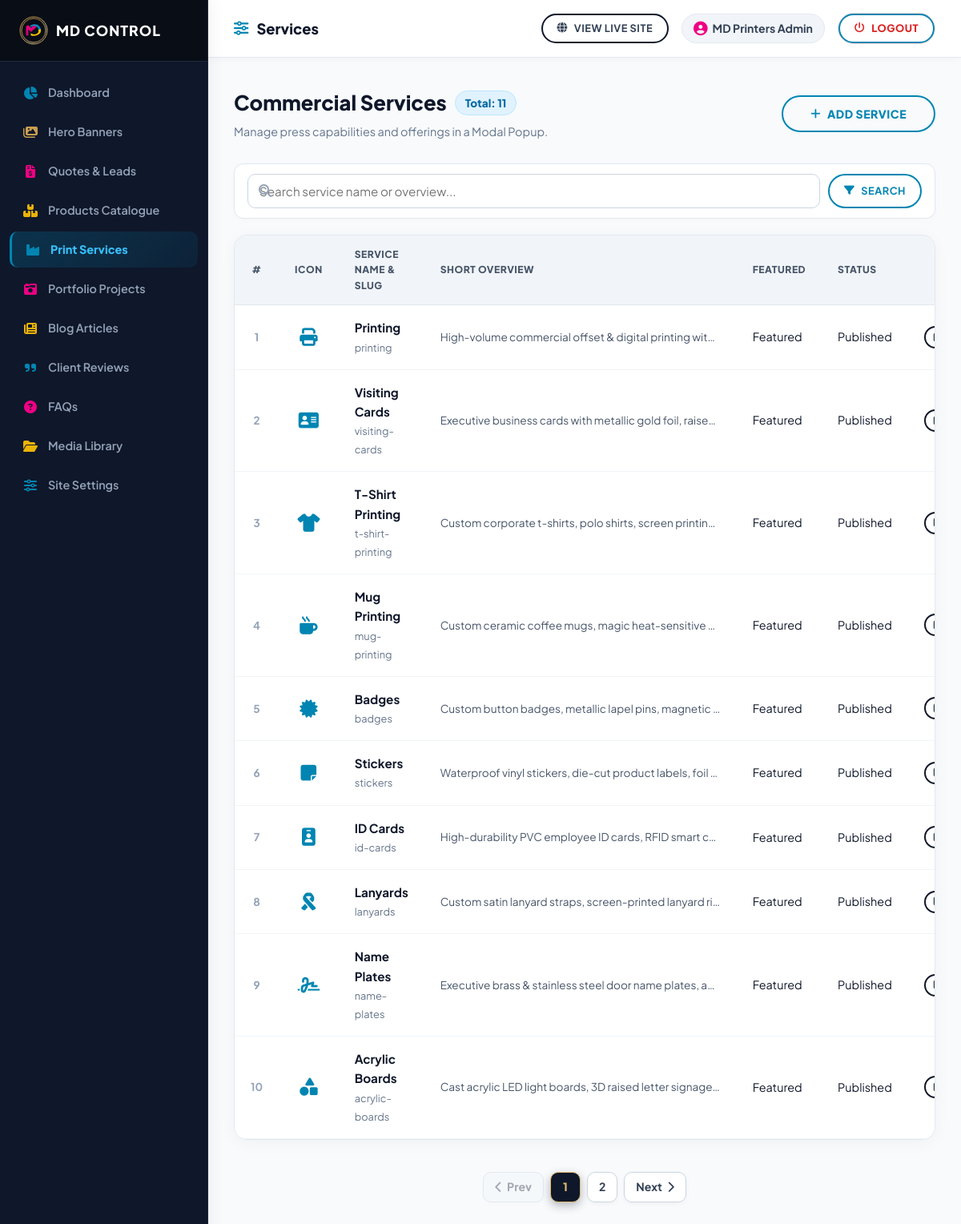
/admin?view=services (signed in), run on the app's committed database.
### tables this page shows
CREATE TABLE `services` (
  `id` INT UNSIGNED AUTO_INCREMENT PRIMARY KEY,
  `category_id` INT UNSIGNED NULL,
  `name` VARCHAR(150) NOT NULL,
  `slug` VARCHAR(180) NOT NULL UNIQUE,
  `icon` VARCHAR(50) DEFAULT 'fas fa-print',
  `short_desc` TEXT NOT NULL,
  `full_desc` LONGTEXT NOT NULL,
  `main_image` VARCHAR(255) NULL,
  `features_json` TEXT NULL,
  `specifications_json` TEXT NULL,
  `is_featured` TINYINT(1) DEFAULT 0,
  `status` ENUM('published', 'draft') DEFAULT 'published',
  `meta_title` VARCHAR(255) NULL,
  `meta_desc` TEXT NULL,
  `created_at` TIMESTAMP DEFAULT CURRENT_TIMESTAMP,
  FOREIGN KEY (`category_id`) REFERENCES `service_categories`(`id`) ON DELETE SET NULL
);

### models/Service.php (called while the page is built, shortened)
<?php
class Service {
    public static function getAll(array $filters = []): array {
        $db = Database::getInstance();
        try {
            try { $db->exec("ALTER TABLE services ADD COLUMN video_url VARCHAR(255) NULL"); } catch (\Throwable $ex) {}
            $sql = "SELECT s.*, c.name as category_name, c.slug as category_slug
                    FROM services s
                    LEFT JOIN service_categories c ON s.category_id = c.id
                    WHERE 1=1";
            $params = [];
            $sql .= " ORDER BY s.id ASC";
            $stmt = $db->prepare($sql);
            $stmt->execute($params);
            $results = $stmt->fetchAll();
            return !empty($results) ? $results : self::getFallbackServices();
        } catch (PDOException $e) {
            return self::getFallbackServices();
        }
    }
}

### admin/views/services/index.php (the view, shortened to what this page needs)
<?php
$searchQuery = trim($_GET['search'] ?? '');
$allServices = Service::getAll();
$page = max(1, (int)($_GET['page'] ?? 1));
$perPage = 10;
$totalServices = count($allServices);
$totalPages = max(1, (int)ceil($totalServices / $perPage));
$services = array_slice($allServices, ($page - 1) * $perPage, $perPage);
?>
<div style="display: flex; justify-content: space-between; align-items: center; margin-bottom: 28px; flex-wrap: wrap; gap: 20px;">
    <div>
        <h1 style="font-size: 1.6rem; font-weight: 900; color: #0f172a; margin: 0; display: flex; align-items: center; gap: 10px;">
            Commercial Services
            <span class="badge" style="background: #e0f2fe; color: #0369a1; border: 1px solid #bae6fd; font-size: 0.85rem; padding: 4px 12px; border-radius: 20px;">Total: <?= $totalServices ?></span>
        </h1>
        <p style="color: #64748b; font-size: 0.9rem; margin-top: 4px;">Manage press capabilities and offerings in a Modal Popup.</p>
    </div>
    <button type="button" class="btn btn-primary" onclick="openAddServiceModal()" style="font-weight: 800; cursor: pointer;">
        <i class="fas fa-plus"></i> Add Service
    </button>
</div>
<form action="<?= ADMIN_URL ?>" method="GET" style="display: flex; gap: 10px; margin-bottom: 20px; background: #ffffff; padding: 12px 16px; border-radius: 12px; border: 1px solid #e2e8f0; box-shadow: 0 2px 8px rgba(0,0,0,0.02);">
    <div style="position: relative; flex: 1;">
        <i class="fas fa-search" style="position: absolute; left: 14px; top: 50%; transform: translateY(-50%); color: #94a3b8;"></i>
        <input type="text" name="search" value="<?= e($searchQuery) ?>" placeholder="Search service name or overview..." class="form-control" style="padding-left: 38px; border-radius: 8px; border: 1px solid #cbd5e1; font-size: 0.9rem;">
    </div>
    <button type="submit" class="btn btn-primary btn-sm" style="font-weight: 700;"><i class="fas fa-filter"></i> Search</button>
</form>
<div class="admin-table-card">
    <table class="admin-table">
        <thead>
            <tr>
                <th style="width: 50px; text-align: center;">#</th>
                <th style="width: 60px;">Icon</th>
                <th>Service Name & Slug</th>
                <th>Short Overview</th>
                <th>Featured</th>
                <th>Status</th>
                <th style="text-align: right; width: 160px;">Actions</th>
            </tr>
        </thead>
        <tbody>
            <?php if (empty($services)): ?>
                <tr>
                    <td colspan="7" style="padding: 40px; text-align: center; color: #64748b;">No services found matching search.</td>
                </tr>
            <?php else: ?>
                <?php foreach ($services as $idx => $s): ?>
                    <?php $srNo = ($page - 1) * $perPage + $idx + 1; ?>
                    <tr>
                        <td style="text-align: center; font-weight: 700; color: #94a3b8; font-size: 0.85rem;"><?= $srNo ?></td>
                        <td style="font-size: 1.4rem; color: var(--cmyk-cyan); text-align: center;"><i class="<?= e($s['icon']) ?>"></i></td>
                        <td>
                            <strong style="font-size: 0.95rem; color: #0f172a; display: block;"><?= e($s['name']) ?></strong>
                            <small style="color: #64748b; font-size: 0.8rem;"><?= e($s['slug']) ?></small>
                        </td>
                        <td>
                            <div style="font-size: 0.85rem; color: #475569; max-width: 350px; overflow: hidden; text-overflow: ellipsis; white-space: nowrap;">
                                <?= e($s['short_desc']) ?>
                            </div>
                        </td>
                        <td><?= $s['is_featured'] ? '<span class="badge badge-info">Featured</span>' : '<span class="badge" style="background:#f1f5f9; color:#64748b;">Standard</span>' ?></td>
                        <td>
                            <span class="badge badge-<?= $s['status'] === 'published' ? 'success' : 'warning' ?>">
                                <?= ucfirst($s['status']) ?>
                            </span>
                        </td>
                        <td style="text-align: right;">
                            <div style="display: inline-flex; align-items: center; justify-content: flex-end; gap: 6px;">
                                <button type="button" onclick='openEditServiceModal(<?= json_encode($s, JSON_HEX_APOS | JSON_HEX_QUOT) ?>)'
                                        class="btn btn-outline btn-sm" style="padding: 6px 12px; border-color: #cbd5e1; color: #334155; font-weight: 700; cursor: pointer; display: inline-flex; align-items: center; gap: 4px;">
                                    <i class="fas fa-edit"></i> Edit
                                </button>
                            </div>
                        </td>
                    </tr>
                <?php endforeach; ?>
            <?php endif; ?>
        </tbody>
    </table>
</div>
<?= render_pagination($page, $totalPages, ADMIN_URL . '?view=services' . (!empty($searchQuery) ? '&search=' . urlencode($searchQuery) : '')) ?>

### assets/css/main.css (style rules this page uses)
:root { --cmyk-cyan: #00a8e8; --cmyk-cyan-dark: #0077b6; --cmyk-cyan-glow: rgba(0, 168, 232, 0.22); --cmyk-magenta: #e60067; --cmyk-magenta-dark: #b5179e; --cmyk-magenta-glow: rgba(230, 0, 103, 0.22); --cmyk-yellow: #ffb703; --cmyk-yellow-glow: rgba(255, 183, 3, 0.25); --cmyk-gold: #d4af37; --cmyk-gold-light: #e6c875; --cmyk-gold-glow: rgba(212, 175, 55, 0.25); --cmyk-black: #090d16; --bg-dark: #ffffff; --bg-surface-dark: #f8fafc; --bg-surface-card: #ffffff; --bg-surface-hover: #f1f5f9; --bg-executive-dark: #090d16; --border-dark: #e2e8f0; --border-subtle: #cbd5e1; --border-highlight: rgba(0, 168, 232, 0.3); --text-main: #0f172a; --text-muted: #475569; --text-dim: #64748b; --text-accent: #00a8e8; --text-light: #f8fafc; --font-family-base: 'Plus Jakarta Sans', -apple-system, BlinkMacSystemFont, 'Segoe UI', Roboto, sans-serif; --font-family-display: 'Plus Jakarta Sans', sans-serif; --radius-xs: 4px; --radius-sm: 8px; --radius-md: 14px; --radius-lg: 24px; --radius-full: 9999px; --shadow-sm: 0 2px 8px rgba(15, 23, 42, 0.04); --shadow-md: 0 8px 24px rgba(15, 23, 42, 0.08); --shadow-lg: 0 16px 36px rgba(15, 23, 42, 0.12); --shadow-xl: 0 24px 48px rgba(15, 23, 42, 0.16); --shadow-cmyk: 0 12px 36px rgba(0, 168, 232, 0.15), 0 12px 36px rgba(230, 0, 103, 0.15); --shadow-gold: 0 10px 30px rgba(212, 175, 55, 0.25); --transition-fast: all 0.2s cubic-bezier(0.4, 0, 0.2, 1); --transition-smooth: all 0.35s cubic-bezier(0.4, 0, 0.2, 1); --transition-bounce: all 0.4s cubic-bezier(0.34, 1.56, 0.64, 1); }
*, *::before, *::after { box-sizing: border-box; margin: 0; padding: 0; }
html { font-family: var(--font-family-base); font-size: 16px; scroll-behavior: smooth; background-color: var(--bg-dark); color: var(--text-main); -webkit-font-smoothing: antialiased; -moz-osx-font-smoothing: grayscale; }
body { overflow-x: hidden; line-height: 1.6; min-height: 100vh; display: flex; flex-direction: column; }
button, input, select, textarea { font-family: inherit; font-size: inherit; }
.btn, .blob-btn { z-index: 1; position: relative; padding: 14px 36px; text-align: center; text-transform: uppercase; color: var(--btn-color, var(--cmyk-cyan)); font-size: 0.88rem; font-weight: 800; letter-spacing: 0.5px; background-color: transparent !important; outline: none; border: none; transition: color 0.5s cubic-bezier(0.4, 0, 0.2, 1); cursor: pointer; border-radius: 30px !important; display: inline-flex; align-items: center; justify-content: center; gap: 8px; text-decoration: none; }
.btn::before, .blob-btn::before { content: ""; z-index: 1; position: absolute; left: 0; top: 0; width: 100%; height: 100%; border: 2px solid var(--btn-color, var(--cmyk-cyan)); border-radius: 30px !important; pointer-events: none; box-sizing: border-box; }
.btn::after, .blob-btn::after { content: ""; z-index: -2; position: absolute; left: 3px; top: 3px; width: 100%; height: 100%; transition: all 0.3s 0.2s; border-radius: 30px !important; }
.btn-primary, .blob-btn-cyan { --btn-color: var(--cmyk-cyan, #00a8e8); --btn-bg: #ffffff; }
.btn-outline, .blob-btn-outline { --btn-color: #0f172a; --btn-bg: #ffffff; }
.btn-sm { padding: 8px 20px; font-size: 0.8rem; }
.form-control, input[type="text"], input[type="email"], input[type="tel"], input[type="number"], input[type="search"], input[type="file"], select, textarea, .estimator-select { width: 100%; padding: 12px 16px !important; background: var(--bg-dark); border: 1px solid var(--border-dark); border-radius: 8px !important; color: var(--text-main); font-size: 0.92rem !important; outline: none; box-sizing: border-box !important; transition: var(--transition-fast); }
html, body { overflow-x: hidden !important; width: 100%; }

### data on the page
services: srNo "1", name "Printing", slug "printing", short_desc "High-volume commercial offset & digital printing wit…", is_featured "Featured", status "Published"
services: srNo "2", name "Visiting Cards", slug "visiting-cards", short_desc "Executive business cards with metallic gold foil, raise…", is_featured "Featured", status "Published"
services: srNo "3", name "T-Shirt Printing", slug "t-shirt-printing", short_desc "Custom corporate t-shirts, polo shirts, screen printin…", is_featured "Featured", status "Published"
services: srNo "4", name "Mug Printing", slug "mug-printing", short_desc "Custom ceramic coffee mugs, magic heat-sensitive…", is_featured "Featured", status "Published"
services: srNo "5", name "Badges", slug "badges", short_desc "Custom button badges, metallic lapel pins, magnetic…", is_featured "Featured", status "Published"
services: srNo "6", name "Stickers", slug "stickers", short_desc "Waterproof vinyl stickers, die-cut product labels, foil…", is_featured "Featured", status "Published"
services: srNo "7", name "ID Cards", slug "id-cards", short_desc "High-durability PVC employee ID cards, RFID smart c…", is_featured "Featured", status "Published"
services: srNo "8", name "Lanyards", slug "lanyards", short_desc "Custom satin lanyard straps, screen-printed lanyard ri…", is_featured "Featured", status "Published"
services: srNo "9", name "Name Plates", slug "name-plates", short_desc "Executive brass & stainless steel door name plates, a…", is_featured "Featured", status "Published"
services: srNo "10", name "Acrylic Boards", slug "acrylic-boards", short_desc "Cast acrylic LED light boards, 3D raised letter signage…", is_featured "Featured", status "Published"

### other printed values
$adminTitle "Services"
$_SESSION['admin_name'] "MD Printers Admin"
$totalServices "11"
